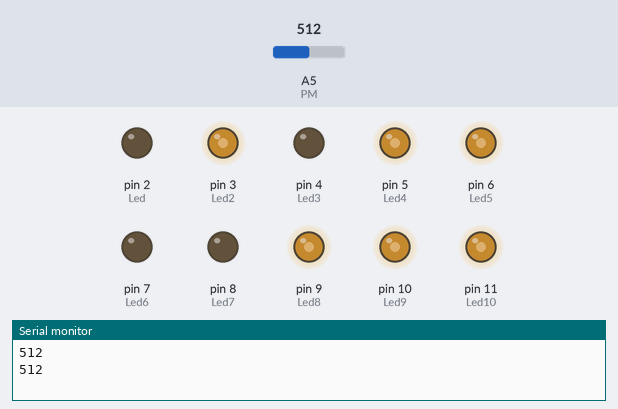
A sketch run on a simulated Arduino Uno, built with avr-gcc and run on an emulated ATmega328P. Shown: output pins drawn as LEDs (lit = HIGH), the last lines printed to the serial monitor. The inputs (shaded band) are chosen by the test bench; at power-on: A5 (PM) = 512.

Above: at 2.6 s.
2.7 s: A5 (PM) set to 522
At 6.0 s:
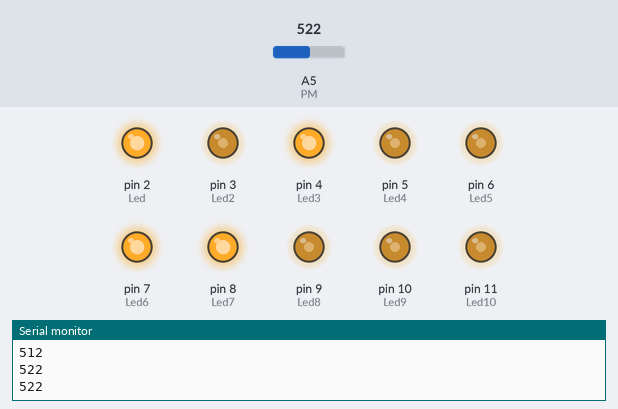
6.2 s: A5 (PM) set to 900
At 9.6 s:
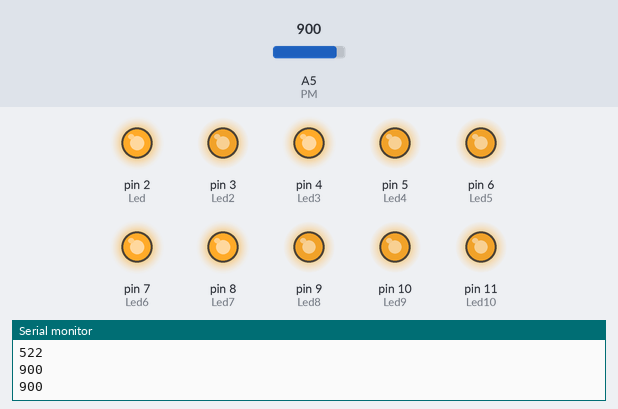
10.3 s: A5 (PM) set to 716
At 11.2 s:
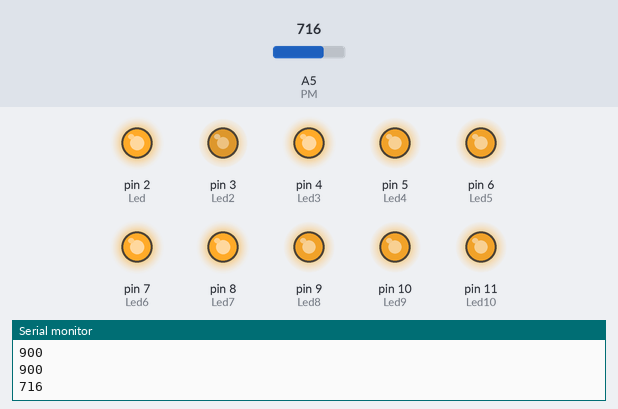
13.9 s: A5 (PM) set to 511
At 14.5 s:
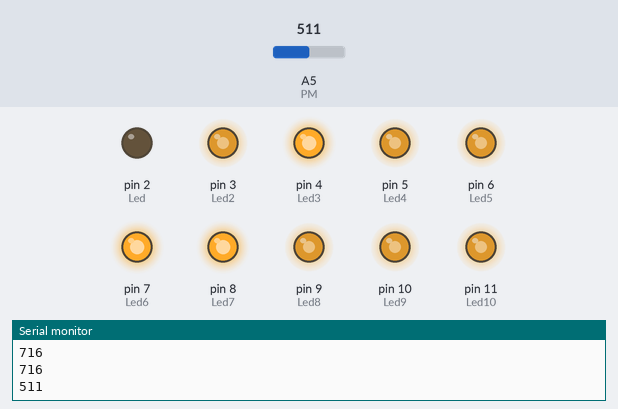
17.4 s: A5 (PM) set to 122
At 20.3 s:
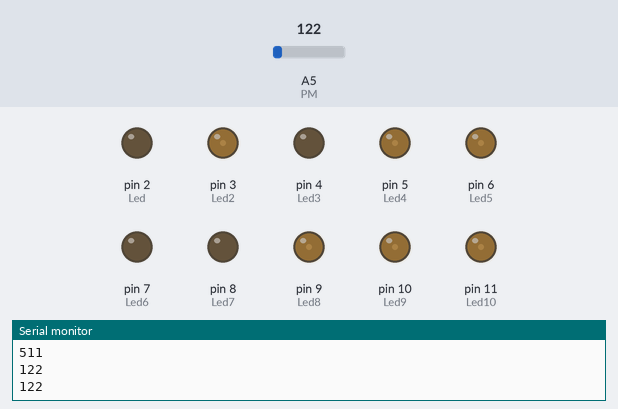
21.1 s: A5 (PM) set to 0
At 22.0 s:
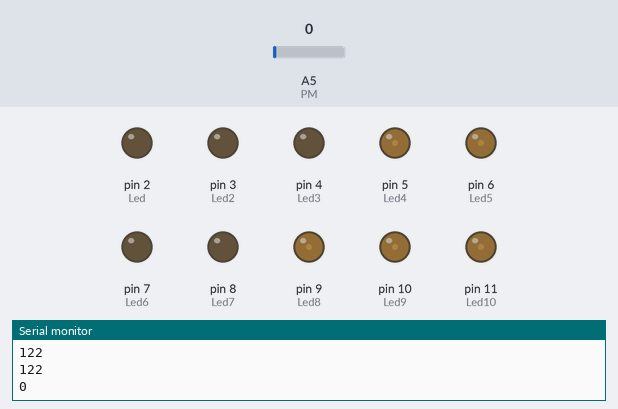
Timing chart, 0 to 24.9 s (numbered marks = the images above; inputs shaded):
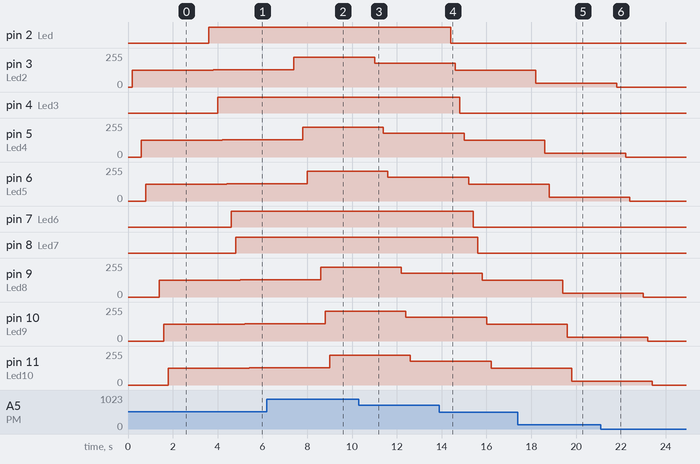

The sketch:

10_Series_Led.ino
```cpp
int PM = A5;
int Led = 2;
int Led2 = 3;
int Led3 = 4;
int Led4 = 5;
int Led5 = 6;
int Led6 = 7;
int value = 0;
int Led7 = 8;
int Led8 = 9;
int Led9 = 10;
int Led10 = 11;

void setup(){
  pinMode(PM, INPUT);
  pinMode(Led, OUTPUT);
  pinMode(Led2, OUTPUT);
  pinMode(Led3, OUTPUT);
  pinMode(Led4, OUTPUT);
  pinMode(Led5, OUTPUT);
  pinMode(Led6, OUTPUT);
  pinMode(Led7, OUTPUT);
  pinMode(Led8, OUTPUT);
  pinMode(Led9, OUTPUT);
  pinMode(Led10, OUTPUT);
  Serial.begin(9600);
}

void loop(){
  value = analogRead(PM);
  Serial.println(value);
  int brightness = map(value,  0 , 1023 , 0, 255);
  analogWrite(Led, brightness);
  delay(200);
  analogWrite(Led2, brightness);
  delay(200);
  analogWrite(Led3, brightness);
  delay(200);
  analogWrite(Led4, brightness);
  delay(200);
  analogWrite(Led5, brightness);
  delay(200);
  analogWrite(Led6, brightness);
  delay(200);
  analogWrite(Led7, brightness);
  delay(200);
  analogWrite(Led8, brightness);
  delay(200);
  analogWrite(Led9, brightness);
  delay(200);
  analogWrite(Led10, brightness);
}
```

Measured:
- the behaviour switches between 513 and 514 on A5 (PM) (found by bisection; images 0 and 1)
- after the input at 2.7 s, pin 2 (Led): LOW → HIGH after 0.90 s; pin 3 (Led2): 127/255 → 130/255 after 1.1 s; pin 4 (Led3): LOW → HIGH after 1.3 s; pin 5 (Led4): 127/255 → 130/255 after 1.5 s; pin 6 (Led5): 127/255 → 130/255 after 1.7 s
- after the input at 6.2 s, pin 3 (Led2): 130/255 → 224/255 after 1.2 s; pin 5 (Led4): 130/255 → 224/255 after 1.6 s; pin 6 (Led5): 130/255 → 224/255 after 1.8 s; pin 9 (Led8): 130/255 → 224/255 after 2.4 s; pin 10 (Led9): 130/255 → 224/255 after 2.6 s
- after the input at 10.3 s, pin 3 (Led2): 224/255 → 178/255 after 0.70 s; pin 5 (Led4): 224/255 → 178/255 after 1.1 s; pin 6 (Led5): 224/255 → 178/255 after 1.3 s; pin 9 (Led8): 224/255 → 178/255 after 1.9 s; pin 10 (Led9): 224/255 → 178/255 after 2.1 s
- after the input at 13.9 s, pin 2 (Led): HIGH → LOW after 0.50 s; pin 3 (Led2): 178/255 → 127/255 after 0.70 s; pin 4 (Led3): HIGH → LOW after 0.90 s; pin 5 (Led4): 178/255 → 127/255 after 1.1 s; pin 6 (Led5): 178/255 → 127/255 after 1.3 s
- after the input at 17.4 s, pin 3 (Led2): 127/255 → 30/255 after 0.81 s; pin 5 (Led4): 127/255 → 30/255 after 1.2 s; pin 6 (Led5): 127/255 → 30/255 after 1.4 s; pin 9 (Led8): 127/255 → 30/255 after 2.0 s; pin 10 (Led9): 127/255 → 30/255 after 2.2 s
- after the input at 21.1 s, pin 3 (Led2): 30/255 → 0/255 after 0.71 s; pin 5 (Led4): 30/255 → 0/255 after 1.1 s; pin 6 (Led5): 30/255 → 0/255 after 1.3 s; pin 9 (Led8): 30/255 → 0/255 after 1.9 s; pin 10 (Led9): 30/255 → 0/255 after 2.1 s
